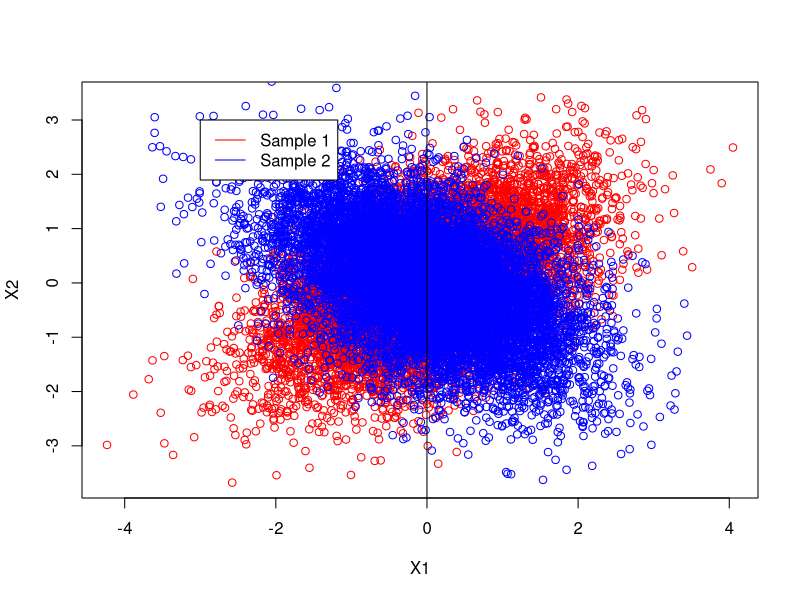

Here is the R script that generated this plot: (Note: this script raises an error after producing the figure.)
# Bayes classifier design

# Set dimension and number of samples
d <-2
N <-10000
M1 <-rbind(0,0)
M2 <-rbind(0,0)

# Define covariance matrices
Sigma1 <-matrix(c(1,0.5,0.5,1),nrow=2,ncol=2)
Sigma2 <-matrix(c(1,-0.5,-0.5,1),nrow=2,ncol=2)

# Prior probabilites
P1 = 0.5
P2 = 0.5

###### 1. Generate N samples from each class #####
# Calculate eigenvectors and eigenvalues
e1<-eigen(Sigma1,symmetric = TRUE)
values1 <- e1$values
vectors1 <- e1$vectors

e2<-eigen(Sigma2,symmetric = TRUE)
values2 <- e2$values
vectors2 <- e2$vectors

Phi1 = vectors1
Phi2 = vectors2

Lambda1 <-matrix(c(values1[1],0,0,values1[2]),nrow=2,ncol=2)
Lambda2 <-matrix(c(values2[1],0,0,values2[2]),nrow=2,ncol=2)

Y1 <-replicate(2, rnorm(N,0,1))
Y2 <-replicate(2, rnorm(N,0,1))

X1 <- Phi1 %*% sqrt(Lambda1) %*% t(Y1)
X2 <- Phi2 %*% sqrt(Lambda2) %*% t(Y2)

# Plot the samples
X1_1 <- X1[1,1:N] + M1[1]
X1_2 <- X1[2,1:N] + M1[2]

X2_1 <- X2[1,1:N] + M2[1]
X2_2 <- X2[2,1:N] + M2[2]

plot(X1_1,X1_2, col="red",xlab="X1",ylab="X2")
points(X2_1,X2_2, col="blue")
abline(v=c(0,20), col="black")

legend(-3,3,legend=c("Sample 1", "Sample 2"),
       col=c("red","blue"), lty=1)

###### 2. Design Bayes classified for minimum error #####
# Refer to (3.11) in the book
M1_rep <- matrix(0,2,N)
M2_rep <- matrix(0,2,N)

h1 <- 0.5*t(X1-M1_rep) %*% solve(Sigma1) %*% (X1-M1_rep) - 0.5*t(X1-M2_rep) %*% solve(Sigma2) %*% (X1-M2_rep) + 0.5*log(det(Sigma1)/det(Sigma2))
h2 <- 0.5*t(X2-M2_rep) %*% solve(Sigma1) %*% (X2-M1_rep) - 0.5*t(X2-M1_rep) %*% solve(Sigma2) %*% (X2-M1_rep) + 0.5*log(det(Sigma1)/det(Sigma2))

# Get elements of interest (Diagonal values)
h1 <- diag(h1)
h2 <- diag(h2)

priorCondition <- log(0.5/0.5)

# Compare first X vector
class_X1 <- h1[h1 < priorCondition]
percClass1 <- length(class_X1)/N

class1_mis <- (N-length(class_X1))/N*100
sprintf("Percentage in class1: %.2f",percClass1*100)
sprintf("Percentage misclassified in class1: %.2f",class1_mis)

# Compare second X vector
class_X2 <- h2[h2 > priorCondition]
percClass2 <- length(class_X2)/N

class2_mis <- (N-length(class_X2))/N*100
sprintf("Percentage in class2: %.2f",percClass2*100)
sprintf("Percentage misclassified in class1: %.2f",class2_mis)

title(main=bquote(paste("Class 1 misclassification: ",.(class1_mis),"%  | Class 2 misclassification: ",.(class2_mis),"%")))
